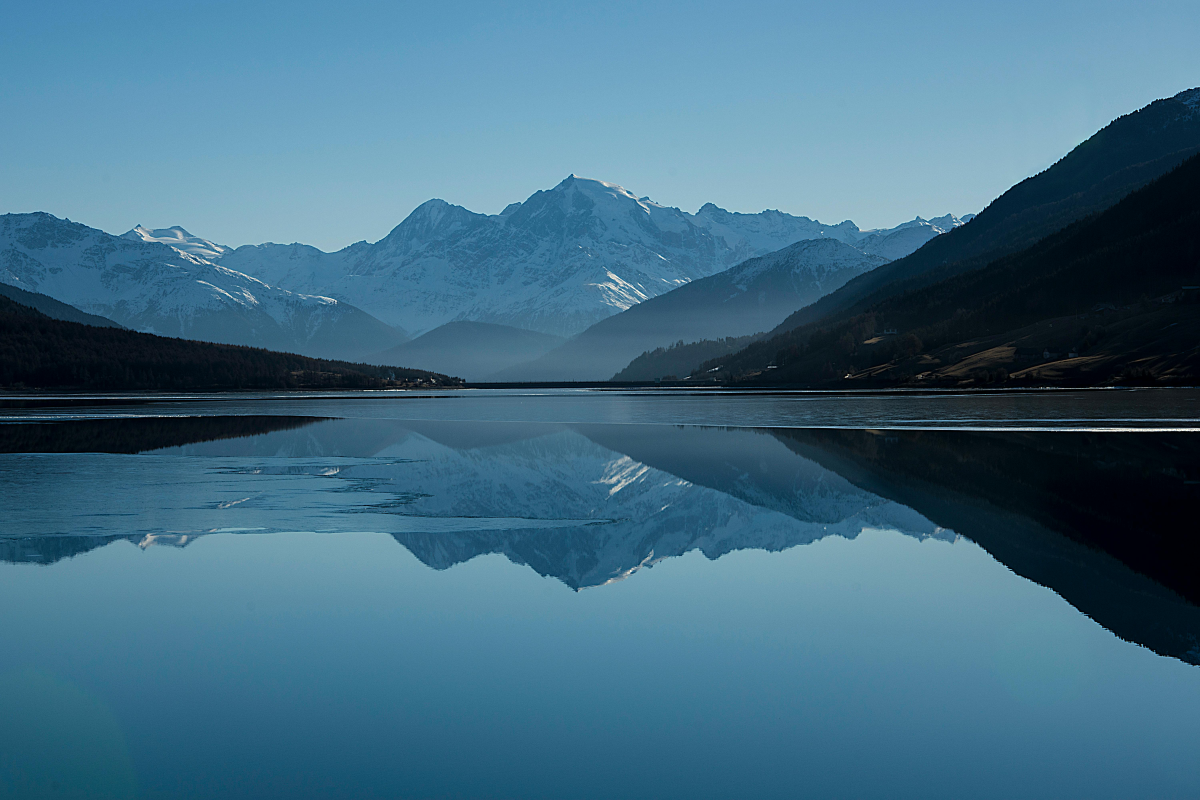
#> input picture image.jpg, 6000 x 4000 px, found by its file name (shown at 1/5 size)
$ jupyter execute Exp09.ipynb   (older library calls are emulated)
#> lines starting #> are read from the running program, lines starting #| are printed output that depends on the picture
[cell 1]
import cv2
import numpy as np
import matplotlib.pyplot as plt
import requests
from io import BytesIO

# Step 1: Read the Input Image
def load_and_preprocess_image(image_path, size=(512, 512)):
#> called with size = (512, 512)
    img = cv2.imread(image_path, cv2.IMREAD_GRAYSCALE)  # Load the image in grayscale
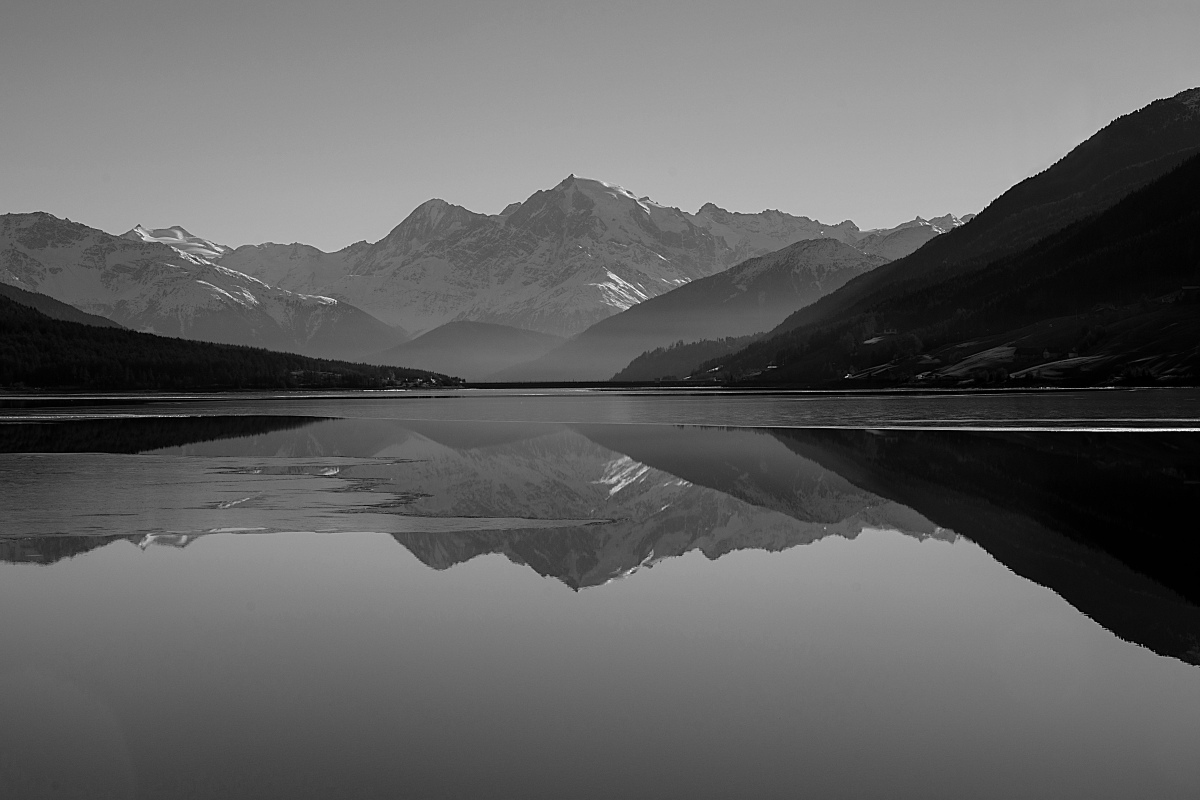
#> img: shape (4000, 6000) (shown at 1/5 size); min 0, max 255, mean 97.9
    if img is None:
        raise ValueError("Image not found or path is incorrect.")
    img = cv2.resize(img, size)  # Resize the image to 512x512
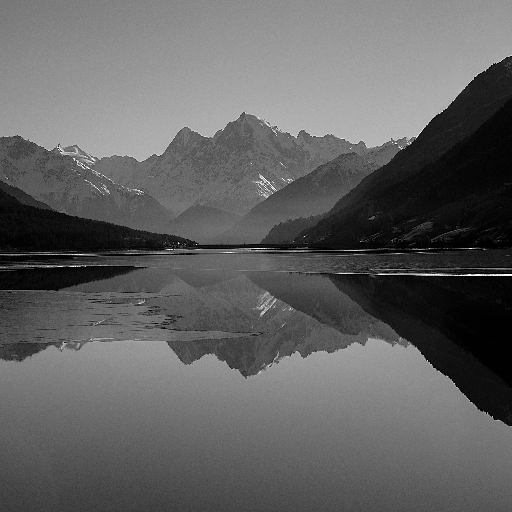
#> img: shape (512, 512); min 0, max 255, mean 97.8
    img = np.float32(img)  # Convert to floating point
    return img

# Step 2: Convert Image to Frequency Domain Using FFT
def fft_transform(img):
    f = np.fft.fft2(img)
    fshift = np.fft.fftshift(f)  # Shift the zero frequency to the center
    return fshift

def ifft_transform(fshift_filtered):
    f_ishift = np.fft.ifftshift(fshift_filtered)  # Inverse shift
    img_back = np.fft.ifft2(f_ishift)  # Inverse FFT
    img_back = np.abs(img_back)  # Get magnitude (real part)
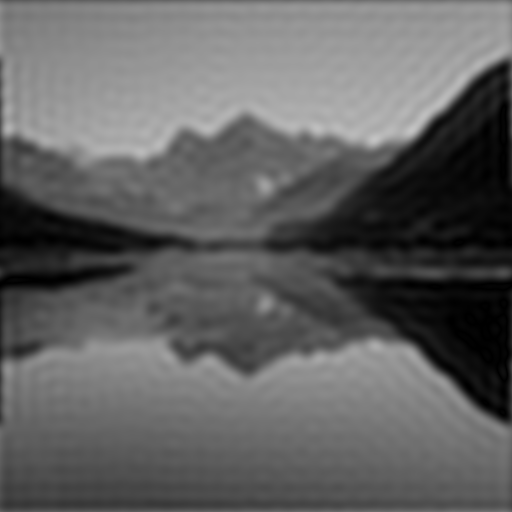
#> img_back: shape (512, 512) float64; min 0.00193, max 195.7, mean 97.9

    # Normalize the values to the range [0, 255]
    img_back = (img_back - np.min(img_back)) / (np.max(img_back) - np.min(img_back)) * 255  # Scale to [0, 255]
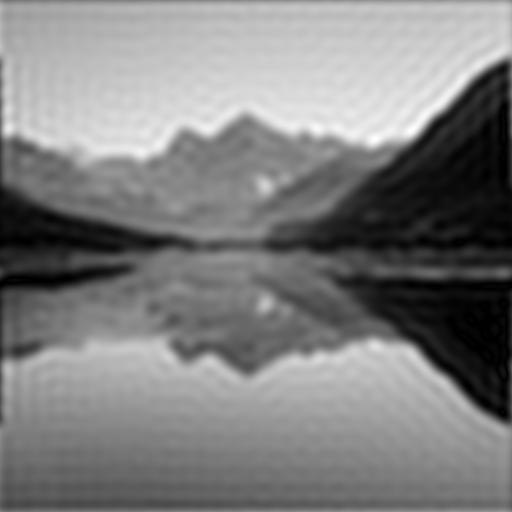
#> img_back: shape (512, 512) float64; min 0, max 255, mean 127.5
    img_back = np.uint8(img_back)  # Convert to uint8

    return img_back

# Step 3: Frequency Domain Filters
# Ideal Low-Pass Filter (ILPF)
def ideal_low_pass_filter(shape, D0):
    rows, cols = shape
    u = np.arange(rows) - rows // 2
    v = np.arange(cols) - cols // 2
    U, V = np.meshgrid(u, v)
    D = np.sqrt(U**2 + V**2)
    H = np.zeros((rows, cols))
    H[D <= D0] = 1
    return H

# Gaussian Low-Pass Filter (GLPF)
def gaussian_low_pass_filter(shape, D0):
    rows, cols = shape
    u = np.arange(rows) - rows // 2
    v = np.arange(cols) - cols // 2
    U, V = np.meshgrid(u, v)
    D = np.sqrt(U**2 + V**2)
    H = np.exp(-(D**2) / (2 * D0**2))
    return H

# Butterworth Low-Pass Filter (BLPF)
def butterworth_low_pass_filter(shape, D0, n):
    rows, cols = shape
    u = np.arange(rows) - rows // 2
    v = np.arange(cols) - cols // 2
    U, V = np.meshgrid(u, v)
    D = np.sqrt(U**2 + V**2)
    H = 1 / (1 + (D / D0)**(2 * n))
    return H

# Ideal High-Pass Filter (IHPF)
def ideal_high_pass_filter(shape, D0):
    rows, cols = shape
    u = np.arange(rows) - rows // 2
    v = np.arange(cols) - cols // 2
    U, V = np.meshgrid(u, v)
    D = np.sqrt(U**2 + V**2)
    H = np.ones((rows, cols))
    H[D <= D0] = 0
    return H

# Gaussian High-Pass Filter (GHPF)
def gaussian_high_pass_filter(shape, D0):
    rows, cols = shape
    u = np.arange(rows) - rows // 2
    v = np.arange(cols) - cols // 2
    U, V = np.meshgrid(u, v)
    D = np.sqrt(U**2 + V**2)
    H = 1 - np.exp(-(D**2) / (2 * D0**2))
    return H

# Butterworth High-Pass Filter (BHPF)
def butterworth_high_pass_filter(shape, D0, n):
    rows, cols = shape
    u = np.arange(rows) - rows // 2
    v = np.arange(cols) - cols // 2
    U, V = np.meshgrid(u, v)
    D = np.sqrt(U**2 + V**2)
    H = 1 - 1 / (1 + (D / D0)**(2 * n))  # Corrected formula
    return H

# Laplacian High-Pass Filter
def laplacian_high_pass_filter(shape):
    rows, cols = shape
    u = np.arange(rows) - rows // 2
    v = np.arange(cols) - cols // 2
    U, V = np.meshgrid(u, v)
    D = np.sqrt(U**2 + V**2)
    H = D**2
    return H

# Performance Metrics
def mse(original, processed):
    return np.mean((original - processed) ** 2)

def psnr(original, processed, max_value=255):
    mse_value = mse(original, processed)
    if mse_value == 0:
        return 100  # No noise, the images are identical
    return 10 * np.log10((max_value ** 2) / mse_value)

def edge_preservation_index(original, processed):
    grad_original_x = cv2.Sobel(original, cv2.CV_64F, 1, 0, ksize=3)
    grad_original_y = cv2.Sobel(original, cv2.CV_64F, 0, 1, ksize=3)
    grad_original = np.sqrt(grad_original_x**2 + grad_original_y**2)

    grad_processed_x = cv2.Sobel(processed, cv2.CV_64F, 1, 0, ksize=3)
    grad_processed_y = cv2.Sobel(processed, cv2.CV_64F, 0, 1, ksize=3)
    grad_processed = np.sqrt(grad_processed_x**2 + grad_processed_y**2)

    numerator = np.sum(grad_original * grad_processed)
    denominator = np.sum(grad_original ** 2)
    return numerator / denominator if denominator != 0 else 0

# Display Image using Subplots
def display_images_in_grid(titles, images, rows, cols):
    plt.figure(figsize=(15, 15))
    for i, (title, img) in enumerate(zip(titles, images)):
        plt.subplot(rows, cols, i+1)
        plt.imshow(img, cmap='gray')
        plt.title(title)
        plt.axis('off')
    plt.tight_layout()
    plt.show()

# Main function
def main(image_path):
    img = load_and_preprocess_image(image_path)

    # Step 2: FFT and shift
    fshift = fft_transform(img)

    # Step 3: Apply filters (for smoothing and sharpening)
    D0 = 30  # Cutoff frequency
    n = 2  # Order for Butterworth filter

    # Low-pass filters for smoothing
    ilpf = ideal_low_pass_filter(img.shape, D0)
    glpf = gaussian_low_pass_filter(img.shape, D0)
    blpf = butterworth_low_pass_filter(img.shape, D0, n)

    # High-pass filters for sharpening
    ihpf = ideal_high_pass_filter(img.shape, D0)
    ghpf = gaussian_high_pass_filter(img.shape, D0)
    bhpf = butterworth_high_pass_filter(img.shape, D0, n)
    laplacian = laplacian_high_pass_filter(img.shape)

    # Apply filters and inverse FFT
    smoothed_images = [
        img,
        ifft_transform(fshift * ilpf),
        ifft_transform(fshift * glpf),
        ifft_transform(fshift * blpf)
    ]
#> in ifft_transform (call 2), `img_back = (img_back - np.min(img_back)) / (np.max(img_back) - np.min(..`:
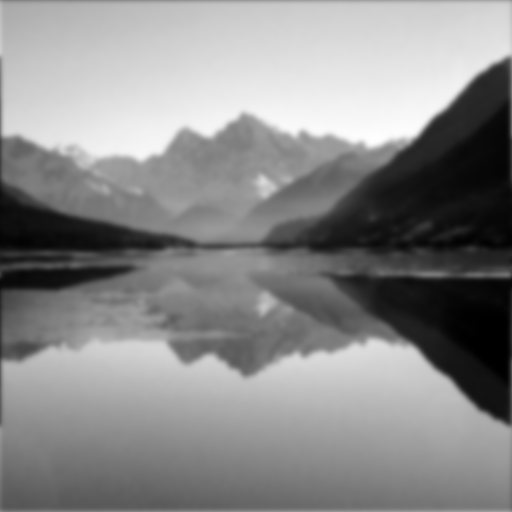
#> img_back: shape (512, 512) float64; min 0, max 255, mean 138.1
    sharpened_images = [
        ifft_transform(fshift * ihpf),
        ifft_transform(fshift * ghpf),
        ifft_transform(fshift * bhpf),
        ifft_transform(fshift * laplacian)
    ]
#> in ifft_transform (call 4), `img_back = np.abs(img_back)`:
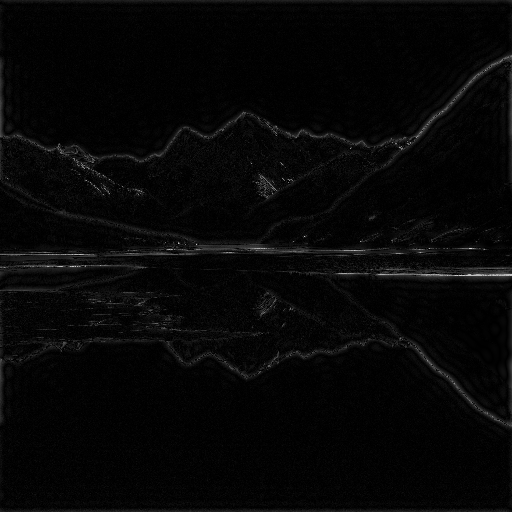
#> img_back: shape (512, 512) float64; min 5.22e-05, max 212.2, mean 7

    # Display processed images (smoothed and sharpened)
    titles_smoothed = ['Original Image','Smoothed with ILPF', 'Smoothed with GLPF', 'Smoothed with BLPF']
    titles_sharpened = ['Sharpened with IHPF', 'Sharpened with GHPF', 'Sharpened with BHPF', 'Sharpened with Laplacian']
    images_smoothed = smoothed_images
#> images_smoothed = 4 items
    images_sharpened = sharpened_images
#> images_sharpened = 4 items

    display_images_in_grid(titles_smoothed + titles_sharpened, images_smoothed + images_sharpened, 3, 3)
#> the loop in display_images_in_grid, `for i, (title, img) in enumerate(zip(titles, images)):` made 8 passes
#> title on passes 1 to 8: 'Original Image', 'Smoothed with ILPF', 'Smoothed with GLPF', 'Smoothed with BLPF', 'Sharpened with IHPF', 'Sharpened with GHPF', 'Sharpened with BHPF', 'Sharpened with Laplacian'

    # Calculate performance metrics
    for i, filtered_img in enumerate(smoothed_images + sharpened_images):
        mse_value = mse(img, filtered_img)
        psnr_value = psnr(img, filtered_img)
        epi_value = edge_preservation_index(img, filtered_img)
        print(f"Image {i+1} Metrics:")
        print(f"MSE: {mse_value}")
        print(f"PSNR: {psnr_value}")
        print(f"EPI: {epi_value}")
        print("\n")
#> this loop made 8 passes
#> (psnr_value, numerator in edge_preservation_index, epi_value) on passes 1 to 8: (100, 1.49e+09, 1), (17.17, 300987803.4, 0.202), (14.86, 354587805.9, 0.238), (15.4, 312993221.4, 0.21), (7.76, 887435039.2, 0.595), (7.69, 860347367.5, 0.577), (7.7, 866659611.6, 0.581), (7.61, 633063530.1, 0.424)
#> (printed output is left out)
#> pass 1, in edge_preservation_index, `grad_original_x = cv2.Sobel(original, cv2.CV_64F, 1, 0, ksize=3)`:
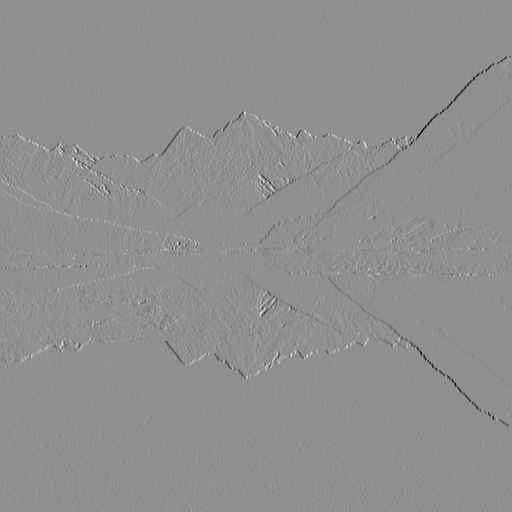
#> grad_original_x: shape (512, 512) float64; min -741, max 572, mean -0.6; drawn with min black and max white
#> pass 1, in edge_preservation_index, `grad_original_y = cv2.Sobel(original, cv2.CV_64F, 0, 1, ksize=3)`:
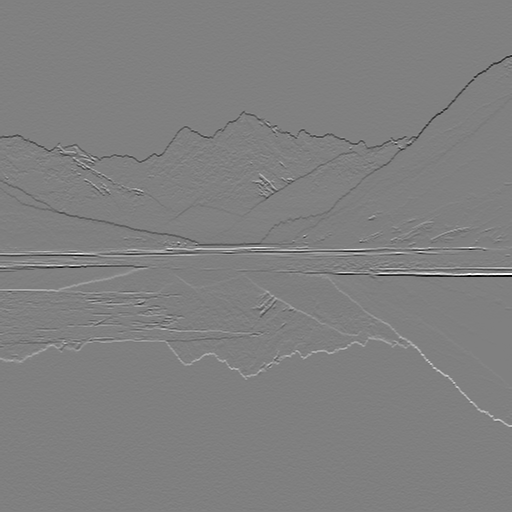
#> grad_original_y: shape (512, 512) float64; min -1013, max 1003, mean -1.1; drawn with min black and max white
#> pass 1, in edge_preservation_index, `grad_original = np.sqrt(grad_original_x**2 + grad_original_y**2)`:
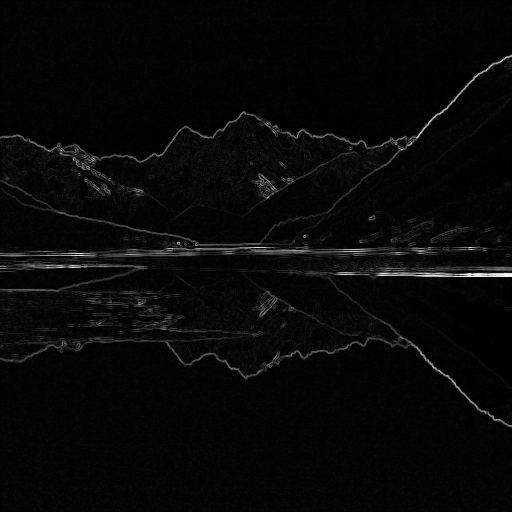
#> grad_original: shape (512, 512) float64; min 0, max 1025.7, mean 32; drawn with min black and max white
#> pass 2, in edge_preservation_index (call 2), `grad_processed_x = cv2.Sobel(processed, cv2.CV_64F, 1, 0, ksize=3)`:
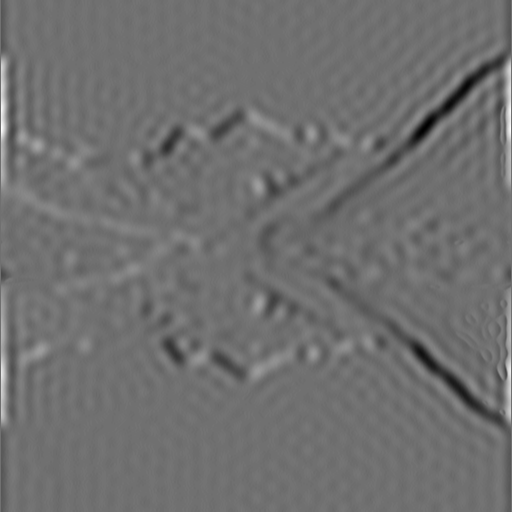
#> grad_processed_x: shape (512, 512) float64; min -143, max 182, mean -0.2; drawn with min black and max white

if __name__ == "__main__":
    image_path = 'C:/Users/Student/Documents/Img processing/image.jpg'
    main(image_path)
